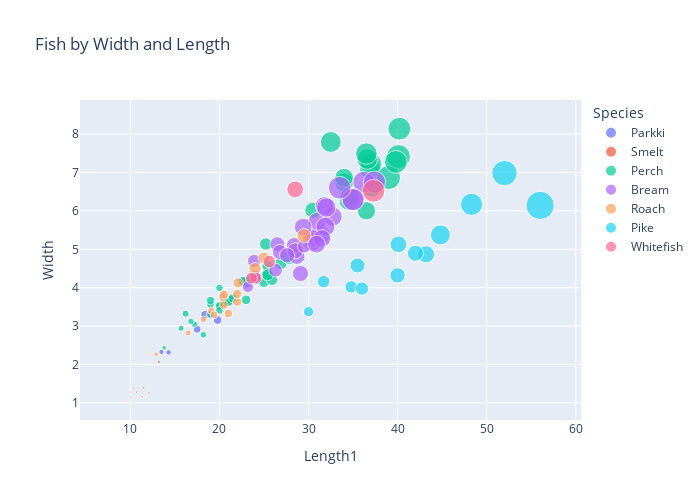

Notebook code cell kept with this figure:
### Code cell
# Some plotting
fig = px.scatter(df_train, x='Length1', y='Width', size='Weight', color='Species', title="Fish by Width and Length")

# Increase plot size
fig.update_layout(
    width=700,
    height=500
)
fig.show()

### Figure 1 — Plotly figure (JSON) as saved in the notebook; plotly's stock layout.template omitted (floating-point values rounded to 4 significant figures)
{"data": [{"hovertemplate": "Species=Parkki<br>Length1=%{x}<br>Width=%{y}<br>Weight=%{marker.size}<extra></extra>", "legendgroup": "Parkki", "marker": {"color": "#636efa", "size": [200, 55, 145, 60, 150, 300, 140, 120, 273], "sizemode": "area", "sizeref": 3.875, "symbol": "circle"}, "mode": "markers", "name": "Parkki", "orientation": "v", "showlegend": true, "type": "scatter", "x": [21.2, 13.5, 19.8, 14.3, 18.4, 24, 19, 17.5, 23], "xaxis": "x", "y": [3.664, 2.326, 3.157, 2.314, 3.293, 4.234, 3.294, 2.918, 4.144], "yaxis": "y"}, {"hovertemplate": "Species=Smelt<br>Length1=%{x}<br>Width=%{y}<br>Weight=%{marker.size}<extra></extra>", "legendgroup": "Smelt", "marker": {"color": "#EF553B", "size": [9.9, 12.2, 8.7, 9.8, 12.2, 7, 6.7, 7.5, 9.8, 19.7, 9.7], "sizemode": "area", "sizeref": 3.875, "symbol": "circle"}, "mode": "markers", "name": "Smelt", "orientation": "v", "showlegend": true, "type": "scatter", "x": [11.3, 12.1, 10.8, 11.4, 11.5, 10.1, 9.3, 10, 10.7, 13.2, 10.4], "xaxis": "x", "y": [1.166, 1.256, 1.285, 1.148, 1.394, 1.148, 1.048, 1.16, 1.277, 2.067, 1.38], "yaxis": "y"}, {"hovertemplate": "Species=Perch<br>Length1=%{x}<br>Width=%{y}<br>Weight=%{marker.size}<extra></extra>", "legendgroup": "Perch", "marker": {"color": "#00cc96", "size": [80, 110, 650, 300, 78, 100, 700, 188, 5.9, 840, 40, 120, 850, 900, 115, 820, 700, 110, 685, 180, 218, 300, 265, 320, 70, 820, 1100, 125, 1000, 150, 145, 250, 250, 514, 1100, 130, 1000, 150, 260, 120, 690, 900, 85, 170, 197], "sizemode": "area", "sizeref": 3.875, "symbol": "circle"}, "mode": "markers", "name": "Perch", "orientation": "v", "showlegend": true, "type": "scatter", "x": [17.2, 19, 36.5, 25.2, 16.8, 16.2, 34.5, 22.6, 7.5, 32.5, 13.8, 20, 36.9, 37, 19, 37.1, 34, 20, 34, 23, 25, 26.9, 25.4, 27.8, 15.7, 36.6, 39, 19, 40.2, 20.5, 20.7, 25.9, 25.4, 30.5, 40.1, 20, 39.8, 21, 25.4, 20, 34.6, 36.5, 18.2, 21.5, 23.5], "xaxis": "x", "y": [3.05, 3.555, 6.003, 5.137, 3.123, 3.322, 6.265, 4.166, 1.408, 7.796, 2.432, 3.525, 7.106, 7.225, 3.308, 6.63, 6.741, 3.995, 6.864, 3.683, 4.144, 4.635, 4.335, 4.772, 2.942, 7.351, 6.868, 3.667, 8.142, 3.624, 3.63, 4.204, 4.566, 6.018, 7.417, 3.525, 7.277, 3.626, 4.335, 3.408, 6.367, 7.493, 2.772, 3.725, 4.239], "yaxis": "y"}, {"hovertemplate": "Species=Bream<br>Length1=%{x}<br>Width=%{y}<br>Weight=%{marker.size}<extra></extra>", "legendgroup": "Bream", "marker": {"color": "#ab63fa", "size": [242, 685, 700, 500, 925, 430, 700, 920, 955, 500, 650, 475, 340, 714, 363, 600, 450, 500, 290, 340, 975, 680, 450, 700, 620, 720, 1000, 610], "sizemode": "area", "sizeref": 3.875, "symbol": "circle"}, "mode": "markers", "name": "Bream", "orientation": "v", "showlegend": true, "type": "scatter", "x": [23.2, 31.4, 30.4, 29.1, 36.2, 26.5, 30.4, 35, 35, 28.7, 31, 28.4, 23.9, 32.7, 26.3, 29.4, 26.8, 28.5, 24, 29.5, 37.4, 31.8, 27.6, 31.9, 31.5, 32, 33.5, 30.9], "xaxis": "x", "y": [4.02, 5.37, 5.197, 4.368, 6.75, 5.134, 5.285, 6.306, 6.292, 4.815, 5.728, 5.104, 4.696, 5.851, 4.455, 5.58, 4.927, 4.959, 4.306, 5.073, 6.747, 6.131, 4.844, 5.589, 5.28, 6.09, 6.603, 5.134], "yaxis": "y"}, {"hovertemplate": "Species=Roach<br>Length1=%{x}<br>Width=%{y}<br>Weight=%{marker.size}<extra></extra>", "legendgroup": "Roach", "marker": {"color": "#FFA15A", "size": [290, 390, 150, 200, 40, 145, 161, 69, 169, 160, 272, 87, 110, 120, 140], "sizemode": "area", "sizeref": 3.875, "symbol": "circle"}, "mode": "markers", "name": "Roach", "orientation": "v", "showlegend": true, "type": "scatter", "x": [24, 29.5, 20.4, 22.1, 12.9, 20.5, 22, 16.5, 22, 20.5, 25, 18.2, 19.1, 19.4, 21], "xaxis": "x", "y": [4.497, 5.355, 3.754, 4.127, 2.268, 3.548, 3.631, 2.822, 3.835, 3.82, 4.774, 3.175, 3.396, 3.294, 3.325], "yaxis": "y"}, {"hovertemplate": "Species=Pike<br>Length1=%{x}<br>Width=%{y}<br>Weight=%{marker.size}<extra></extra>", "legendgroup": "Pike", "marker": {"color": "#19d3f3", "size": [1250, 200, 456, 567, 300, 300, 540, 1550, 430, 950, 500, 770, 345], "sizemode": "area", "sizeref": 3.875, "symbol": "circle"}, "mode": "markers", "name": "Pike", "orientation": "v", "showlegend": true, "type": "scatter", "x": [52, 30, 40, 43.2, 31.7, 34.8, 40.1, 56, 35.5, 48.3, 42, 44.8, 36], "xaxis": "x", "y": [6.985, 3.376, 4.322, 4.87, 4.158, 4.02, 5.13, 6.144, 4.577, 6.171, 4.896, 5.376, 3.977], "yaxis": "y"}, {"hovertemplate": "Species=Whitefish<br>Length1=%{x}<br>Width=%{y}<br>Weight=%{marker.size}<extra></extra>", "legendgroup": "Whitefish", "marker": {"color": "#FF6692", "size": [306, 270, 270, 540, 1000], "sizemode": "area", "sizeref": 3.875, "symbol": "circle"}, "mode": "markers", "name": "Whitefish", "orientation": "v", "showlegend": true, "type": "scatter", "x": [25.6, 24.1, 23.6, 28.5, 37.3], "xaxis": "x", "y": [4.682, 4.248, 4.248, 6.562, 6.525], "yaxis": "y"}], "layout": {"height": 500, "legend": {"itemsizing": "constant", "title": {"text": "Species"}, "tracegroupgap": 0}, "title": {"text": "Fish by Width and Length"}, "width": 700, "xaxis": {"anchor": "y", "domain": [0, 1], "title": {"text": "Length1"}}, "yaxis": {"anchor": "x", "domain": [0, 1], "title": {"text": "Width"}}}}
